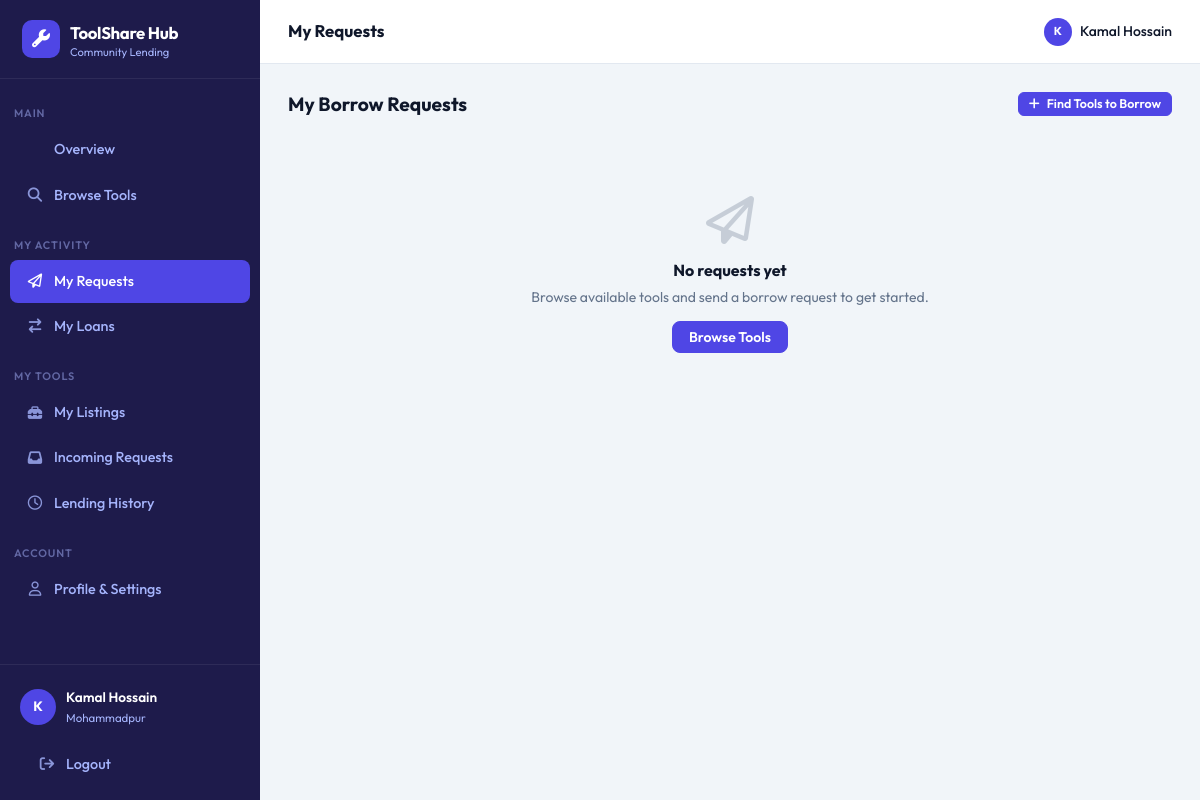
The page /user_dashboard.php?section=requests (signed in) on the database its author committed.
### tables this page shows
CREATE TABLE `member` (
  `member_id` int(11) NOT NULL AUTO_INCREMENT,
  `name` varchar(150) NOT NULL,
  `email` varchar(150) NOT NULL,
  `phone` varchar(20) DEFAULT NULL,
  `password` varchar(255) NOT NULL,
  `area_id` int(11) NOT NULL,
  `avg_rating` decimal(3,2) DEFAULT 0.00,
  `total_loans` int(11) DEFAULT 0,
  `is_banned` tinyint(1) NOT NULL DEFAULT 0,
  `profile_bio` text DEFAULT NULL,
  `role` enum('Admin','Member') DEFAULT 'Member',
  `created_at` datetime DEFAULT current_timestamp(),
  PRIMARY KEY (`member_id`),
  UNIQUE KEY `email` (`email`),
  CONSTRAINT `member_ibfk_1` FOREIGN KEY (`area_id`) REFERENCES `area` (`area_id`)
);

CREATE TABLE `area` (
  `area_id` int(11) NOT NULL AUTO_INCREMENT,
  `area_name` varchar(100) NOT NULL,
  `district` varchar(100) NOT NULL,
  PRIMARY KEY (`area_id`)
);

### user_dashboard.php (the view, shortened to what the rows shown need)
<?php
require_once 'db.php';
$uid     = (int)$_SESSION['member_id'];
$section = $_GET['section'] ?? 'overview';
$member  = fetchOne("SELECT m.*, a.area_name, a.district FROM Member m JOIN Area a ON m.area_id=a.area_id WHERE m.member_id=$uid");
$pending_incoming = fetchOne("SELECT COUNT(*) AS cnt FROM Borrow_Request br JOIN Tool t ON br.tool_id=t.tool_id WHERE t.owner_id=$uid AND br.status='Pending'")['cnt'];
$overdue_mine     = fetchOne("SELECT COUNT(*) AS cnt FROM Loan_Record WHERE borrower_id=$uid AND status='Active' AND expected_return < CURDATE()")['cnt'];
?>
<!DOCTYPE html>
<html lang="en">
<head>
    <link rel="stylesheet" href="assets/style.css">
    <link rel="stylesheet" href="https://cdnjs.cloudflare.com/ajax/libs/font-awesome/6.5.0/css/all.min.css">
</head>
<body>
    <div class="layout">
        <aside class="sidebar" id="sidebar">
            <div class="sidebar-footer">
                <div class="sidebar-user">
                    <div class="avatar"><?= strtoupper(substr($member['name'], 0, 1)) ?></div>
                    <div class="sidebar-user-info">
                        <div class="sidebar-user-name"><?= htmlspecialchars($member['name']) ?></div>
                        <div class="sidebar-user-role"><?= $member['area_name'] ?></div>
                    </div>
                </div>
            </div>
        </aside>
        <div class="main">
            <header class="topbar">
                <div class="topbar-actions">
                    <a href="?section=profile" style="display:flex;align-items:center;gap:8px;color:var(--text);font-weight:500;font-size:.875rem;">
                        <div class="avatar sm"><?= strtoupper(substr($member['name'], 0, 1)) ?></div>
                        <?= htmlspecialchars($member['name']) ?>
                    </a>
                </div>
            </header>
            <div class="page-content fade-in">
                <?php if ($section === 'overview'): ?>
                    <?php
                    $my_tools   = fetchOne("SELECT COUNT(*) AS cnt FROM Tool WHERE owner_id=$uid")['cnt'];
                    $total_loans = $member['total_loans'];
                    $my_rating   = $member['avg_rating'];
                    $review_cnt  = fetchOne("SELECT COUNT(*) AS cnt FROM Review WHERE reviewee_id=$uid")['cnt'];
                    $returned_loans = fetchOne("SELECT COUNT(*) AS cnt FROM Loan_Record WHERE borrower_id=$uid AND status='Returned'")['cnt'];
                    ?>
                    <div class="stats-grid">
                        <div class="stat-card">
                            <div class="stat-icon indigo"><i class="fa-solid fa-toolbox"></i></div>
                            <div class="stat-value"><?= $my_tools ?></div>
                            <div class="stat-label">Tools Listed</div>
                        </div>
                        <div class="stat-card">
                            <div class="stat-icon blue"><i class="fa-solid fa-arrow-right-arrow-left"></i></div>
                            <div class="stat-value"><?= $total_loans ?></div>
                            <div class="stat-label">Total Borrows</div>
                        </div>
                        <div class="stat-card">
                            <div class="stat-icon green"><i class="fa-solid fa-check-circle"></i></div>
                            <div class="stat-value"><?= $returned_loans ?></div>
                            <div class="stat-label">Completed Returns</div>
                        </div>
                        <div class="stat-card">
                            <div class="stat-icon amber"><i class="fa-solid fa-star"></i></div>
                            <div class="stat-value"><?= number_format($my_rating, 1) ?></div>
                            <div class="stat-label">Avg. Rating (<?= $review_cnt ?> reviews)</div>
                        </div>
                        <div class="stat-card">
                            <div class="stat-icon <?= $pending_incoming ? 'red' : 'green' ?>"><i class="fa-solid fa-inbox"></i></div>
                            <div class="stat-value"><?= $pending_incoming ?></div>
                            <div class="stat-label">Pending Requests (received)</div>
                        </div>
                        <div class="stat-card">
                            <div class="stat-icon <?= $overdue_mine ? 'red' : 'green' ?>"><i class="fa-solid fa-clock"></i></div>
                            <div class="stat-value"><?= $overdue_mine ?></div>
                            <div class="stat-label">Overdue Loans</div>
                        </div>
                    </div>
                    <div style="display:grid;grid-template-columns:1fr 1fr;gap:18px;margin-top:4px;">
                        <div class="card">
                            <div class="card-header">
                                <span><i class="fa-solid fa-clock-rotate-left" style="color:var(--primary);margin-right:6px;"></i>Recently Listed Tools</span>
                                <a href="?section=browse" class="btn btn-ghost btn-sm">View all →</a>
                            </div>
                            <?php
                            $recent_tools = fetchAll("
            SELECT t.name, t.status, c.name AS cat, m.name AS owner
            FROM Tool t
            JOIN Category c ON t.category_id=c.category_id
            JOIN Member m ON t.owner_id=m.member_id
            WHERE t.status='Available' AND t.owner_id != $uid
            ORDER BY t.created_at DESC LIMIT 5
        ");
                            ?>
                            <?php if ($recent_tools): ?>
                                <div style="padding:6px 0;">
                                    <?php foreach ($recent_tools as $t): ?>
                                        <div style="display:flex;align-items:center;gap:12px;padding:10px 16px;border-bottom:1px solid var(--border);">
                                            <div class="td-icon"><i class="<?= categoryIcon($t['cat']) ?>" style="font-size:.8rem;"></i></div>
                                            <div style="flex:1;">
                                                <div style="font-size:.875rem;font-weight:600;"><?= htmlspecialchars($t['name']) ?></div>
                                                <div style="font-size:.75rem;color:var(--text-muted);"><?= htmlspecialchars($t['cat']) ?> • <?= htmlspecialchars($t['owner']) ?></div>
                                            </div>
                                            <?= badge($t['status']) ?>
                                        </div>
                                    <?php endforeach; ?>
                                </div>
                            <?php else: ?>
                                <div class="empty-state" style="padding:30px 20px;"><i class="fa-solid fa-toolbox"></i>
                                    <p>No tools available right now</p>
                                </div>
                            <?php endif; ?>
                        </div>
                        <div class="card">
                            <div class="card-header">
                                <span><i class="fa-solid fa-list-check" style="color:var(--primary);margin-right:6px;"></i>My Recent Loans</span>
                                <a href="?section=loans" class="btn btn-ghost btn-sm">View all →</a>
                            </div>
                            <?php
                            $recent_loans = fetchAll("
            SELECT lr.loan_id, lr.status, lr.expected_return, t.name AS tool, lr.loan_date,
                   DATEDIFF(CURDATE(), lr.expected_return) AS days_late
            FROM Loan_Record lr JOIN Tool t ON lr.tool_id=t.tool_id
            WHERE lr.borrower_id=$uid
            ORDER BY lr.loan_date DESC LIMIT 5
        ");
                            ?>
                            <?php if ($recent_loans): ?>
                                <div style="padding:6px 0;">
                                    <?php foreach ($recent_loans as $l): ?>
                                        <div style="display:flex;align-items:center;gap:12px;padding:10px 16px;border-bottom:1px solid var(--border);">
                                            <div class="td-icon"><i class="fa-solid fa-arrow-right-arrow-left"></i></div>
                                            <div style="flex:1;">
                                                <div style="font-size:.875rem;font-weight:600;"><?= htmlspecialchars($l['tool']) ?></div>
                                                <div style="font-size:.75rem;color:var(--text-muted);">Due: <?= $l['expected_return'] ?></div>
                                            </div>
                                            <?= badge($l['status']) ?>
                                            <?php if ($l['status'] === 'Active' && $l['days_late'] > 0): ?>
                                                <span class="overdue-badge"><?= $l['days_late'] ?>d late</span>
                                            <?php endif; ?>
                                        </div>
                                    <?php endforeach; ?>
                                </div>
                            <?php else: ?>
                                <div class="empty-state" style="padding:30px 20px;"><i class="fa-solid fa-arrow-right-arrow-left"></i>
                                    <p>No loans yet</p>
                                </div>
                            <?php endif; ?>
                        </div>
                    </div>
                    <!-- ══════════════════════════════════════════════════════════════
     SECTION: BROWSE TOOLS
══════════════════════════════════════════════════════════════════ -->
                <?php elseif ($section === 'requests'): ?>
                    <div class="section-header">
                        <h2>My Borrow Requests</h2>
                    </div>
                <?php endif; ?>
            </div>
        </div>
    </div>
</body>
</html>

### rows shown on the page
member: name "K", name "Kamal Hossain", area.area_name "Mohammadpur"

### other values the page prints
$pageTitle "My Requests"
